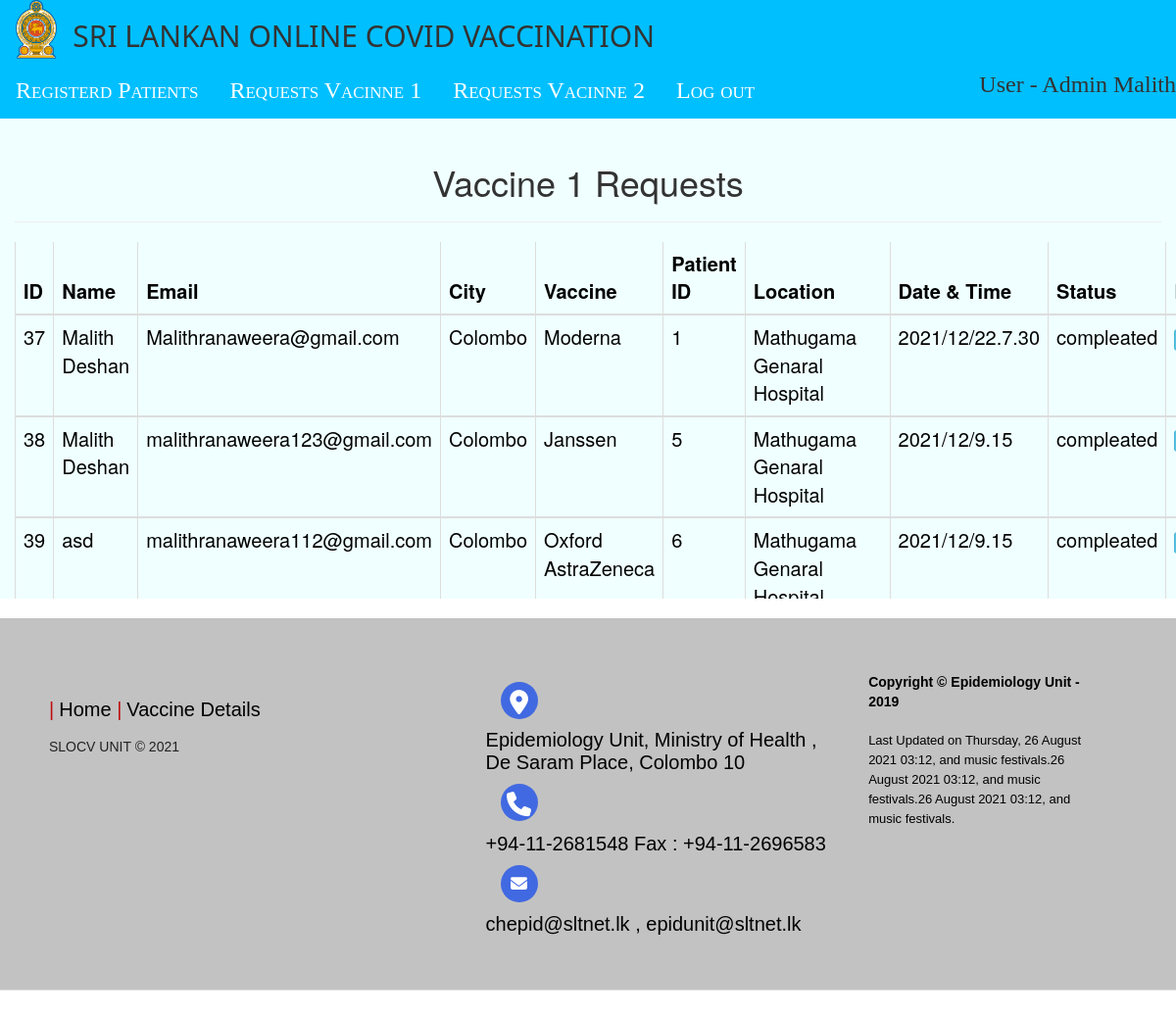
The app's page /requestv1.php (signed in) with its own data.
### tables this page shows
CREATE TABLE `first_vaccine_requests` (
  `id` int(255) NOT NULL,
  `name` varchar(1000) NOT NULL,
  `email` varchar(1000) NOT NULL,
  `city` varchar(1000) NOT NULL,
  `vaccinename` varchar(1000) NOT NULL,
  `patientID` int(255) NOT NULL,
  `FvaccineLocation` varchar(1000) NOT NULL,
  `FvaccineTime` varchar(1000) NOT NULL,
  `status` varchar(1000) DEFAULT NULL
);

### requestv1.php (the view, shortened to what this page needs)
<!DOCTYPE html>
<html lang="en">
  <head>
    <link href="css/bootstrap.min.css" rel="stylesheet">
	  <link href="css/style.css" rel="stylesheet">
<body>
<?php
	include "DBconnection.php";
	if(!isset($_SESSION['email']))
	{
		header("location:adminlogin.php");
	}
	else
	{
		$id = $_SESSION['id'];
		$email = $_SESSION['email'];
		$result = mysqli_query($conn,"SELECT * FROM admins WHERE id='" . $id."'");
		$row  = mysqli_fetch_array($result);
		if($row >0)
		{
		$name=$row['name'];
		 		}
	$mysqli = new mysqli('localhost','root','','covidv') or die(mysqli_error($mysqli));
		 $resultSet = $mysqli->query("SELECT * FROM first_vaccine_requests ") or die ($mysqli->erorr);
	}
	  ?>
<div class="topnav" style=" margin-top: -20px  " >
<a style="padding-top:0px; padding-bottom: 0px"><img height="60px" src="228-2285847_emblem-of-sri-lanka-national-emblem-of-sri.png"></a>
<h2 style="font-family: Segoe, 'Segoe UI', 'DejaVu Sans', 'Trebuchet MS', Verdana, 'sans-serif'">SRI LANKAN ONLINE COVID VACCINATION</h2>
<a  href="adminindex.php">Registerd Patients</a>
<a  href="requestv1.php">Requests Vacinne 1</a>
<a  href="requestv2.php">Requests Vacinne 2</a>
<a  href="userLogout.php">Log out</a>
<h3  align="right" style="font-family:Cambria, 'Hoefler Text', 'Liberation Serif', Times, 'Times New Roman', 'serif'">User - <?php echo $name;?></h3>
</div>
<div class="section2" align="center" style="margin-bottom: 20px; overflow-y: scroll" >
	<?php
	include "DBconnection.php";
?>
	<div align="left" class="col-md-12" style="margin-top: 5px" >
<div style="margin-top: 10px">
 <h1 align="center" >Vaccine 1 Requests</h1><hr>
<table class="table table-bordered"  style=" color: black; font-size: 20px; border:10px ">
  <thead>
    <tr>
      <th scope="col"> ID</th>
		<th scope="col">  Name</th>
		<th   scope="col">Email</th>
      	<th   scope="col">City</th>
		<th  scope="col">Vaccine</th>
   	    <th   scope="col">Patient ID</th>
		<th   scope="col">Location</th>
         <th   scope="col">Date & Time</th>
		<th   scope="col">Status</th>
		<th   scope="col">Edit</th>
    </tr>
  </thead>
  <tbody>
	  		<?php
		While($rows = $resultSet->fetch_assoc ()):
	$eid = $rows['id'];
	$name = $rows['name'];
	$email = $rows['email'];
	$city = $rows['city'];
	$vaccinename = $rows['vaccinename'];
	$patientID = $rows['patientID'];
	$FvaccineLocation = $rows['FvaccineLocation'];
	$FvaccineTime = $rows['FvaccineTime'];
	$status = $rows['status'];
	 ?>
    <tr>
        <td><?php echo $eid ; ?></td>
		<td><?php echo $name ; ?></td>
		<td><?php echo $email ; ?></td>
		<td><?php echo $city ; ?></td>
		<td><?php echo $vaccinename ; ?></td>
		<td><?php echo $patientID ; ?></td>
		<td><?php echo $FvaccineLocation ; ?></td>
		<td><?php echo $FvaccineTime ; ?></td>
		<td><?php echo $status ; ?></td>
	  <td><button type="button" class="btn btn-info btn-xs editbtn"><i class="fa fa-plus" aria-hidden="true"></i></button></td>
    </tr>
  </tbody>
<?php endwhile; ?>
</table>
</div>
</div></div>
<footer class="footer-distributed">
			<div class="footer-left">
				<p class="footer-links">
					<a  href="index.html">Home</a>
<a  href="index.html">Vaccine Details</a>
				</p>
				<p class="footer-company-name">SLOCV UNIT  © 2021</p>
			</div>
			<div class="footer-center">
				<div>
					<i class="fa fa-map-marker"></i>
					<p>Epidemiology Unit, Ministry of Health ,<br> De Saram Place, Colombo 10</p>
				</div>
				<div>
					<i class="fa fa-phone"></i>
					<p>+94-11-2681548 Fax : +94-11-2696583</p>
				</div>
				<div>
					<i class="fa fa-envelope"></i>
						<p><a href="">  chepid@sltnet.lk  , epidunit@sltnet.lk  </a></p>
				</div>
			</div>
			<div class="footer-right">
				<p class="footer-company-about">
					<span>Copyright © Epidemiology Unit - 2019</span>
					Last Updated on Thursday, 26 August 2021 03:12, and music festivals.26 August 2021 03:12, and music festivals.26 August 2021 03:12, and music festivals.
				</p>
			</div>
		</footer>
</body>
</html>

### DBconnection.php (shortened to what this page needs)
<!DOCTYPE html PUBLIC "-//W3C//DTD XHTML 1.0 Transitional//EN" "http://www.w3.org/TR/xhtml1/DTD/xhtml1-transitional.dtd">
<html xmlns="http://www.w3.org/1999/xhtml">
<head>
</head>
<body>
</body>
</html>

### css/style.css (style rules this page uses)
.footer-distributed { background: #C2C2C2; box-shadow: 0 1px 1px 0 rgba(0, 0, 0, 0.12); box-sizing: border-box; width: 100%; text-align: left; font: bold 20px sans-serif; padding: 55px 50px; }
.footer-distributed .footer-left, .footer-distributed .footer-center, .footer-distributed .footer-right { display: inline-block; vertical-align: top; }
.footer-distributed .footer-left { width: 40%; }
.footer-distributed .footer-links { color: #ffffff; margin: 20px 0 12px; padding: 0; color: black; }
.footer-distributed .footer-links a { display:inline-block; line-height: 1.8; font-weight:400; text-decoration: none; color: inherit; }
.footer-distributed .footer-company-name { color: #222; font-size: 14px; font-weight: normal; margin: 0; }
.footer-distributed .footer-center { width: 35%; }
.footer-distributed .footer-center i { background-color: royalblue; color: #ffffff; font-size: 25px; width: 38px; height: 38px; border-radius: 50%; text-align: center; line-height: 42px; margin: 10px 15px; vertical-align: middle; }
.footer-distributed .footer-center i.fa-envelope { font-size: 17px; line-height: 38px; }
.footer-distributed .footer-center p { display: inline-block; color: #FF6799; font-weight:400; vertical-align: middle; margin:0; color: black; }
.footer-distributed .footer-center p a { color: black; text-decoration: none;; }
.footer-distributed .footer-links a:before { content: "|"; font-weight:300; font-size: 20px; left: 0; color: #BF0D10; display: inline-block; padding-right: 5px; }
.footer-distributed .footer-right { width: 20%; }
.footer-distributed .footer-company-about { line-height: 20px; color: black; font-size: 13px; font-weight: normal; margin: 0; }
.footer-distributed .footer-company-about span { display: block; color: black; font-size: 14px; font-weight: bold; margin-bottom: 20px; }
.topnav { overflow: hidden; background-color: deepskyblue; }
.topnav a { float: left; display: block; color: white; text-align: center; padding: 12px 16px; text-decoration: none; font-size: 24px; font-family: Baskerville, "Palatino Linotype", Palatino, "Century Schoolbook L", "Times New Roman", "serif"; font-variant: small-caps; }
.section2 { width: 100%; height: 490px; background-color: azure; overflow-x: hidden; overflow-y: hidden; background-position: center; background-origin: padding-box; }

### records on screen
first_vaccine_requests: id "37", name "Malith Deshan", email "Malithranaweera@gmail.com", city "Colombo", vaccinename "Moderna", patientID "1", FvaccineLocation "Mathugama Genaral Hospital", FvaccineTime "2021/12/22.7.30", status "compleated"
first_vaccine_requests: id "38", name "Malith Deshan", email "malithranaweera123@gmail.com", city "Colombo", vaccinename "Janssen", patientID "5", FvaccineLocation "Mathugama Genaral Hospital", FvaccineTime "2021/12/9.15", status "compleated"
first_vaccine_requests: id "39", name "asd", email "malithranaweera112@gmail.com", city "Colombo", vaccinename "Oxford AstraZeneca", patientID "6", FvaccineLocation "Mathugama Genaral…", FvaccineTime "2021/12/9.15", status "compleated"

### other values on screen
$name "Admin Malith"
